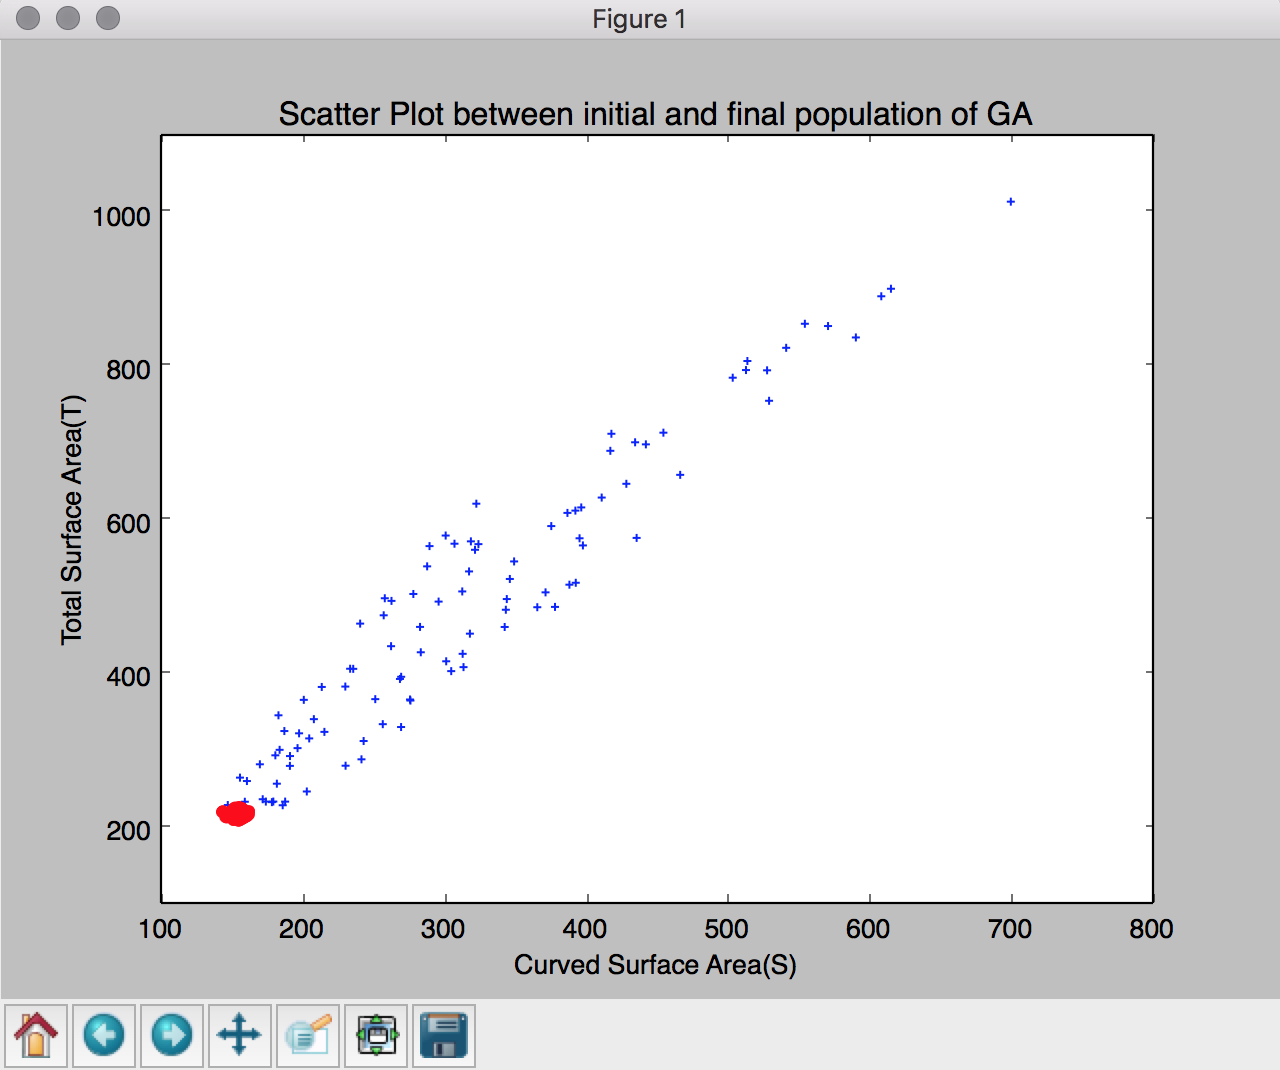

Generate this figure with Python:
#%matplotlib inline
# All the imports
from __future__ import print_function, division
from math import *
import random
import sys
import matplotlib.pyplot as plt

# TODO 1: Enter your unity ID here
__author__ = "magoff2"

class O:
    """
    Basic Class which
        - Helps dynamic updates
        - Pretty Prints
    """
    def __init__(self, **kwargs):
        self.has().update(**kwargs)
    def has(self):
        return self.__dict__
    def update(self, **kwargs):
        self.has().update(kwargs)
        return self
    def __repr__(self):
        show = [':%s %s' % (k, self.has()[k])
                for k in sorted(self.has().keys())
                if k[0] is not "_"]
        txt = ' '.join(show)
        if len(txt) > 60:
            show = map(lambda x: '\t' + x + '\n', show)
        return '{' + ' '.join(show) + '}'

print("Unity ID: ", __author__)

####################################################################
#SECTION 2
####################################################################


# Few Utility functions
def say(*lst):
    """
    Print whithout going to new line
    """
    print(*lst, end="")
    sys.stdout.flush()

def random_value(low, high, decimals=2):
    """
    Generate a random number between low and high.
    decimals incidicate number of decimal places
    """
    return round(random.uniform(low, high),decimals)

def gt(a, b): return a > b

def lt(a, b): return a < b

def shuffle(lst):
    """
    Shuffle a list
    """
    random.shuffle(lst)
    return lst

class Decision(O):
    """
    Class indicating Decision of a problem
    """
    def __init__(self, name, low, high):
        """
        @param name: Name of the decision
        @param low: minimum value
        @param high: maximum value
        """
        O.__init__(self, name=name, low=low, high=high)

class Objective(O):
    """
    Class indicating Objective of a problem
    """
    def __init__(self, name, do_minimize=True):
        """
        @param name: Name of the objective
        @param do_minimize: Flag indicating if objective has to be minimized or maximized
        """
        O.__init__(self, name=name, do_minimize=do_minimize)

class Point(O):
    """
    Represents a member of the population
    """
    def __init__(self, decisions):
        O.__init__(self)
        self.decisions = decisions
        self.objectives = None

    def __hash__(self):
        return hash(tuple(self.decisions))

    def __eq__(self, other):
        return self.decisions == other.decisions

    def clone(self):
        new = Point(self.decisions)
        new.objectives = self.objectives
        return new

class Problem(O):
    """
    Class representing the cone problem.
    """
    def __init__(self):
        O.__init__(self)
        # TODO 2: Code up decisions and objectives below for the problem
        # using the auxilary classes provided above.
        self.decisions = [Decision('r', 0, 10), Decision('h', 0, 20)]
        self.objectives = [Objective('S'), Objective('T')]

    @staticmethod
    def evaluate(point):
        [r, h] = point.decisions
        l = (r**2 + h**2)**0.5
        S = pi * r * l
        T = S + pi * r**2
        point.objectives = [S, T]
        # TODO 3: Evaluate the objectives S and T for the point.
        return point.objectives

    @staticmethod
    def is_valid(point):
        [r, h] = point.decisions
        # TODO 4: Check if the point has valid decisions
        V = pi / 3 * (r**2) * h
        return V > 200

    def generate_one(self):
        # TODO 5: Generate a valid instance of Point.
        while(True):
            point = Point([random_value(d.low, d.high) for d in self.decisions])
            if Problem.is_valid(point):
                return point

cone = Problem()
point = cone.generate_one()
cone.evaluate(point)
print (point)

def populate(problem, size):
    population = []
    # TODO 6: Create a list of points of length 'size'
    for _ in xrange(size):
        population.append(problem.generate_one())
    return population
    #or
    #return(problem.generate_one() for _ in xrange(size)

pop = populate(cone,5)
print(pop)

def crossover(mom, dad):
    # TODO 7: Create a new point which contains decisions from
    # the first half of mom and second half of dad
    n = len(mom.decisions)
    return Point(mom.decisions[:n//2] + dad.decisions[n//2:])

mom = cone.generate_one()
dad = cone.generate_one()
print(mom)
print(dad)
print(crossover(mom,dad))

print(crossover(pop[0],pop[1]))

def mutate(problem, point, mutation_rate=0.01):
    # TODO 8: Iterate through all the decisions in the point
  # and if the probability is less than mutation rate
  # change the decision(randomly set it between its max and min).
  for i, d in enumerate(problem.decisions):
    if(random.random() < mutation_rate) :
        point.decisions[i] = random_value(d.low, d.high)
  return point

def bdom(problem, one, two):
    """
    Return if one dominates two
    """
    objs_one = problem.evaluate(one)
    objs_two = problem.evaluate(two)

    if(one == two):
        return False;

    dominates = False
    # TODO 9: Return True/False based on the definition
    # of bdom above.
    first = True
    second = False
    for i,_ in enumerate(problem.objectives):
        if ((first is True) & gt(one.objectives[i], two.objectives[i])):
            first = False
        elif (not second & (one.objectives[i] is not two.objectives[i])):
            second = True

    dominates = first & second

    return dominates

print(bdom(cone,pop[0],pop[1]))

def fitness(problem, population, point):
    dominates = 0
    # TODO 10: Evaluate fitness of a point.
    # For this workshop define fitness of a point
    # as the number of points dominated by it.
    # For example point dominates 5 members of population,
    # then fitness of point is 5.

    for another in population:
        if bdom(problem, point, another):
            dominates += 1
    return dominates

''' should be 1 because it will run across the same point.'''
print(fitness(cone, pop, pop[0]))

print('HELLO WORLD\n')

def elitism(problem, population, retain_size):
    # TODO 11: Sort the population with respect to the fitness
    # of the points and return the top 'retain_size' points of the population
    fit_pop = [fitness(cone,population,pop) for pop in population]
    population = [pop for _,pop in sorted(zip(fit_pop,population), reverse = True)]
    return population[:retain_size]

print(elitism(cone, pop, 3))


def ga(pop_size=100, gens=250):
    problem = Problem()
    population = populate(problem, pop_size)
    [problem.evaluate(point) for point in population]
    initial_population = [point.clone() for point in population]
    gen = 0
    while gen < gens:
        say(".")
        children = []
        for _ in range(pop_size):
            mom = random.choice(population)
            dad = random.choice(population)
            while (mom == dad):
                dad = random.choice(population)
            child = mutate(problem, crossover(mom, dad))
            if problem.is_valid(child) and child not in population + children:
                children.append(child)
        population += children
        population = elitism(problem, population, pop_size)
        gen += 1
    print("")
    return initial_population, population


def plot_pareto(initial, final):
    initial_objs = [point.objectives for point in initial]
    final_objs = [point.objectives for point in final]
    initial_x = [i[0] for i in initial_objs]
    initial_y = [i[1] for i in initial_objs]
    final_x = [i[0] for i in final_objs]
    final_y = [i[1] for i in final_objs]
    plt.scatter(initial_x, initial_y, color='b', marker='+', label='initial')
    plt.scatter(final_x, final_y, color='r', marker='o', label='final')
    plt.title("Scatter Plot between initial and final population of GA")
    plt.ylabel("Total Surface Area(T)")
    plt.xlabel("Curved Surface Area(S)")
    plt.legend(loc=9, bbox_to_anchor=(0.5, -0.175), ncol=2)
    plt.show()


initial, final = ga()
plot_pareto(initial, final)
